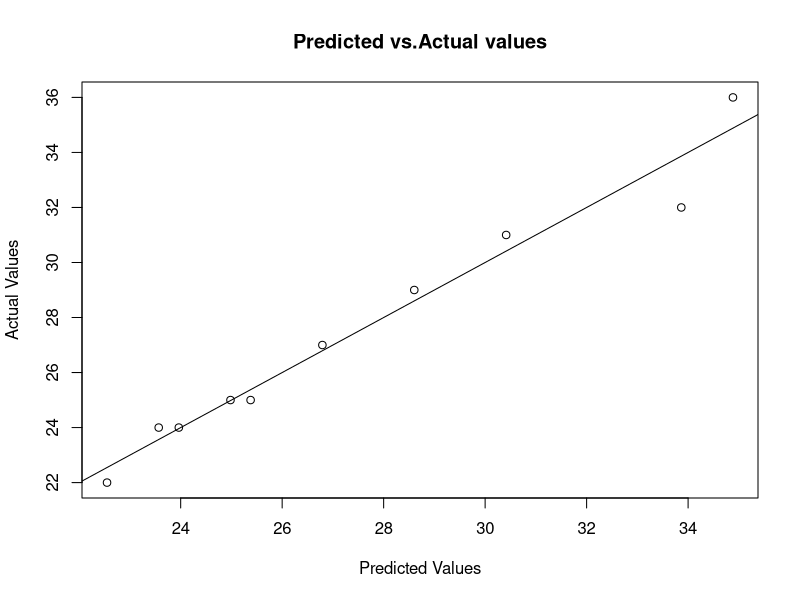
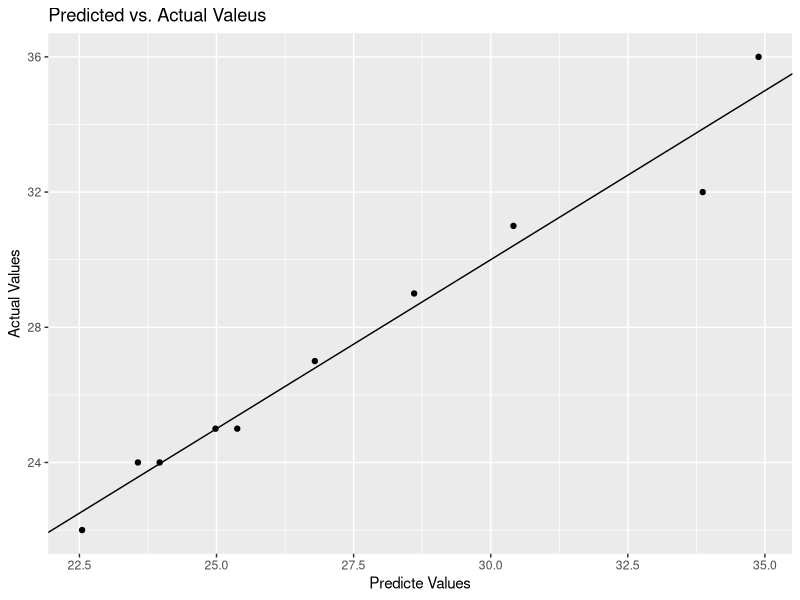

Write R code to recreate these figures, in order.
# plot of predicted vs. actual values in base R

# create data
df <- data.frame(x1=c(3, 4, 4, 5, 5, 6, 7, 8, 11, 12),
                 x2=c(6, 6, 7, 7, 8, 9, 11, 13, 14, 14),
                 y=c(22, 24, 24, 25, 25, 27, 29, 31, 32, 36))

# fit multiple linear regression model
model <- lm(y ~ x1 + x2, data=df)
model
# plot predicted vs.actual values
plot(x=predict(model), y=df$y,
     xlab="Predicted Values",
     ylab = "Actual Values",
     main="Predicted vs.Actual values")

# add diagonal line for estimated regression line
abline(a=0, b=1)

# create data frame of actual and predicted values
values <- data.frame(actual=df$y, predicted=predict(model))

# view data frame
values

# plot of predicted vs. Actual valeus in  ggplot2
library("ggplot2")

# create data
df <- data.frame(x1=c(3, 4, 4, 5, 5, 6, 7, 8, 11, 12),
                 x2=c(6, 6, 7, 7, 8, 9, 11, 13, 14, 14),
                 y=c(22, 24, 24, 25, 25, 27, 29, 31, 32, 36))

# fit multiple linear regression model
model <- lm(y~ x1 + x2, data=df)

# plot predicted vs. actual values
ggplot(df, aes(x=predict(model), y=y)) +
  geom_point() +
  geom_abline(intercept = 0, slope=1) +
  labs(x="Predicte Values", y="Actual Values", title="Predicted vs. Actual Valeus")
